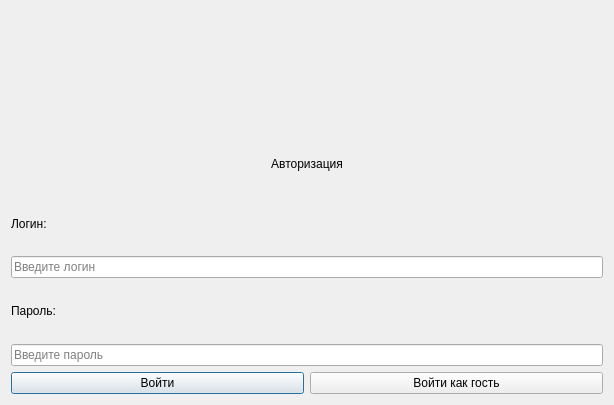
<?xml version="1.0" encoding="UTF-8"?>
<ui version="4.0">
 <class>LoginWindow</class>
 <widget class="QDialog" name="LoginWindow">
  <property name="geometry">
   <rect>
    <x>0</x>
    <y>0</y>
    <width>614</width>
    <height>405</height>
   </rect>
  </property>
  <property name="minimumSize">
   <size>
    <width>500</width>
    <height>405</height>
   </size>
  </property>
  <property name="windowTitle">
   <string>Вход в систему</string>
  </property>
  <layout class="QVBoxLayout" name="verticalLayout">
   <item alignment="Qt::AlignHCenter">
    <widget class="QLabel" name="lbl_logo">
     <property name="minimumSize">
      <size>
       <width>120</width>
       <height>120</height>
      </size>
     </property>
     <property name="maximumSize">
      <size>
       <width>150</width>
       <height>150</height>
      </size>
     </property>
     <property name="scaledContents">
      <bool>true</bool>
     </property>
     <property name="alignment">
      <set>Qt::AlignCenter</set>
     </property>
    </widget>
   </item>
   <item>
    <widget class="QLabel" name="lbl_title">
     <property name="text">
      <string>Авторизация</string>
     </property>
     <property name="alignment">
      <set>Qt::AlignCenter</set>
     </property>
     <property name="wordWrap">
      <bool>true</bool>
     </property>
    </widget>
   </item>
   <item>
    <widget class="QLabel" name="lbl_login">
     <property name="text">
      <string>Логин:</string>
     </property>
     <property name="wordWrap">
      <bool>true</bool>
     </property>
    </widget>
   </item>
   <item>
    <widget class="QLineEdit" name="login_edit">
     <property name="placeholderText">
      <string>Введите логин</string>
     </property>
    </widget>
   </item>
   <item>
    <widget class="QLabel" name="lbl_password">
     <property name="text">
      <string>Пароль:</string>
     </property>
     <property name="wordWrap">
      <bool>true</bool>
     </property>
    </widget>
   </item>
   <item>
    <widget class="QLineEdit" name="password_edit">
     <property name="echoMode">
      <enum>QLineEdit::Password</enum>
     </property>
     <property name="placeholderText">
      <string>Введите пароль</string>
     </property>
    </widget>
   </item>
   <item>
    <layout class="QHBoxLayout" name="hl_buttons">
     <item>
      <widget class="QPushButton" name="btn_login">
       <property name="text">
        <string>Войти</string>
       </property>
      </widget>
     </item>
     <item>
      <widget class="QPushButton" name="btn_guest">
       <property name="text">
        <string>Войти как гость</string>
       </property>
      </widget>
     </item>
    </layout>
   </item>
  </layout>
 </widget>
 <resources/>
 <connections/>
</ui>
